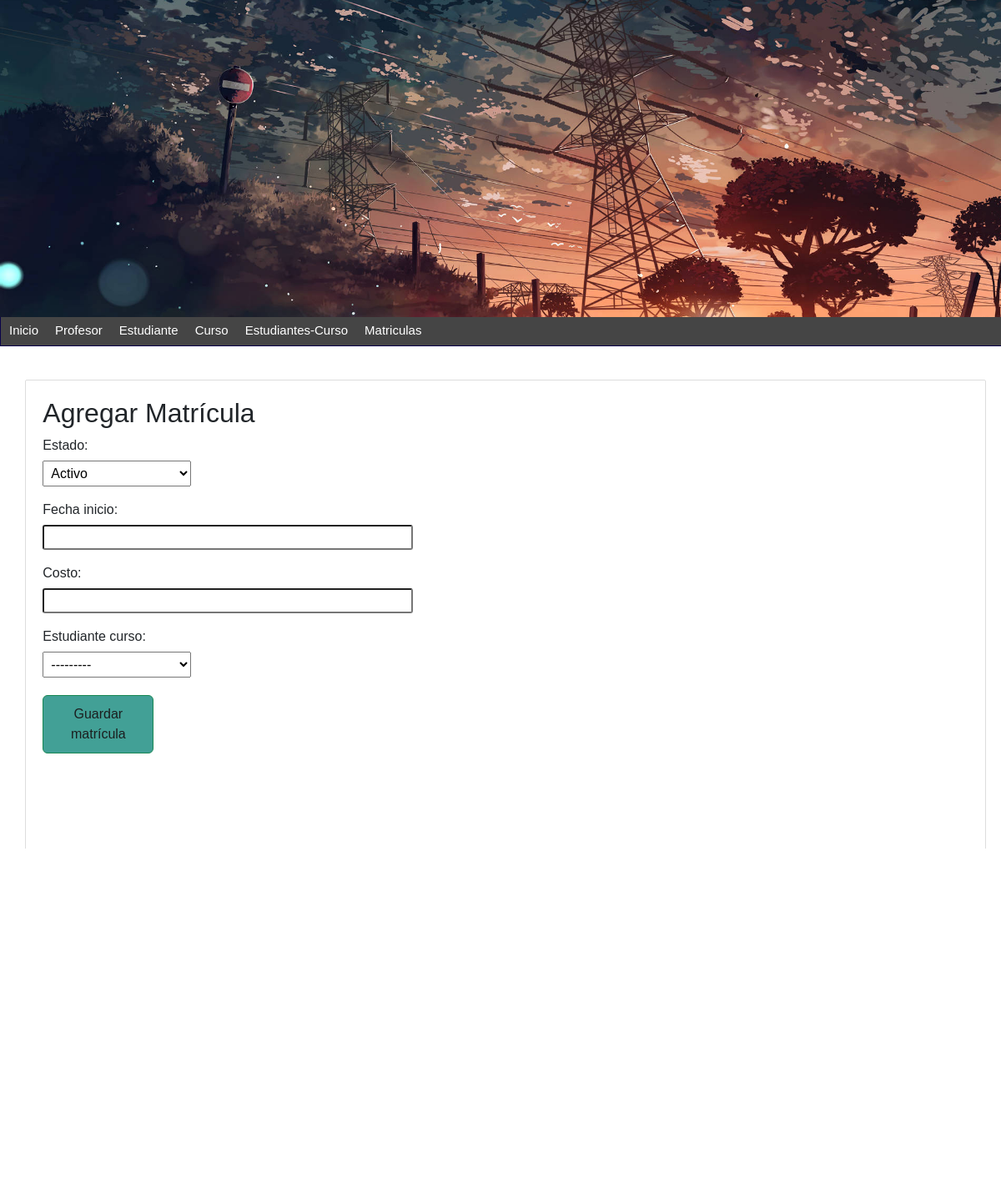
The app's page /matriculas/nueva/, older data.
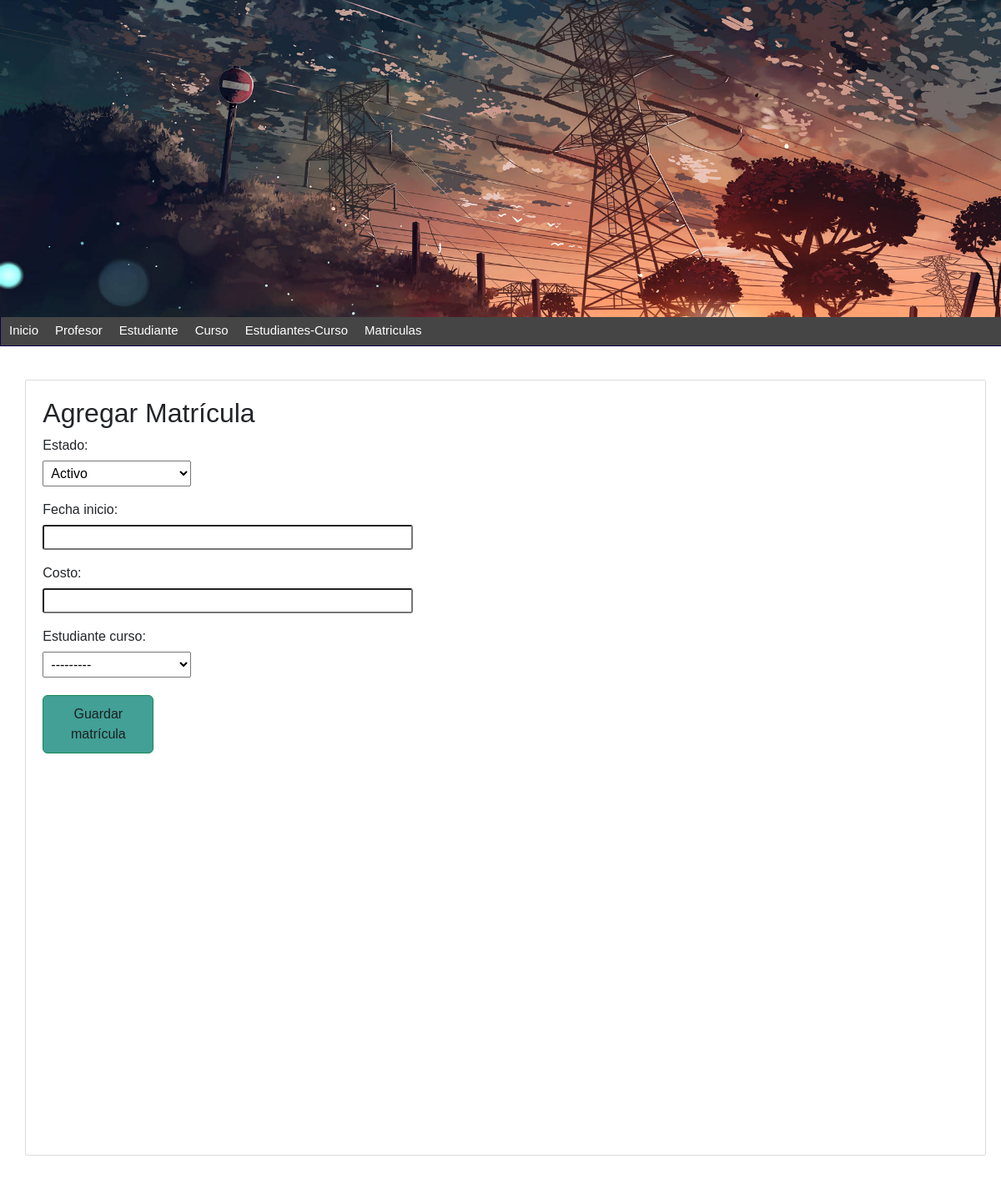
The same page, newer data.
### estudiante_curso/models.py (models this page shows)
class EstudianteCurso(models.Model):
    estudiante = models.ForeignKey(Persona, on_delete=models.CASCADE, related_name='cursos')
    curso = models.ForeignKey(curso, on_delete=models.CASCADE)
    fechaInicio = models.DateField()
    fechaFinal = models.DateField()
    estado = models.CharField(max_length=100)
    notaFinal = models.DecimalField(max_digits=3, decimal_places=2)
    def __str__(self):
        return f'{self.estudiante.nombre} - {self.estado} - Nota Final: {self.notaFinal}'
    class Meta:
        db_table = 'Estudiantes_Cursos'

### matricula/views.py (the view)
# urls.py: path('matriculas/nueva/', formulario_matricula, name='formulario_matricula'),
def formulario_matricula(request):
    if request.method == 'POST':
        form = MatriculaForm(request.POST)
        if form.is_valid():
            form.save()
            return redirect('lista-matriculas')
    else:
        form = MatriculaForm()
    return render(request, 'formulario_matricula.html', {'form': form})

### matricula/forms.py
class MatriculaForm(forms.ModelForm):
    ESTADO_CHOICES = [
        ('Activo', 'Activo'),
        ('Suspendido', 'Suspendido'),
        ('Finalizado', 'Finalizado'),
    ]
    estado = forms.ChoiceField(choices=ESTADO_CHOICES)
    class Meta:
        model = Matricula
        fields = ['estado', 'fecha_inicio', 'costo', 'estudiante_curso']

### matricula/templates/formulario_matricula.html (shortened to what this page needs)
{% extends "index.html" %}
{% block content %}
    <h2>Agregar Matrícula</h2>
    <form method="post">
        {{ form.as_p }}
        <button type="submit" class="btn btn-success">Guardar matrícula</button>
    </form>
{% endblock %}

Row changes from the older to the newer data that the page shows:
added EstudianteCurso: estado "Activo"
Text that changed along with them:
form field estado: "Activo" → (not shown)
